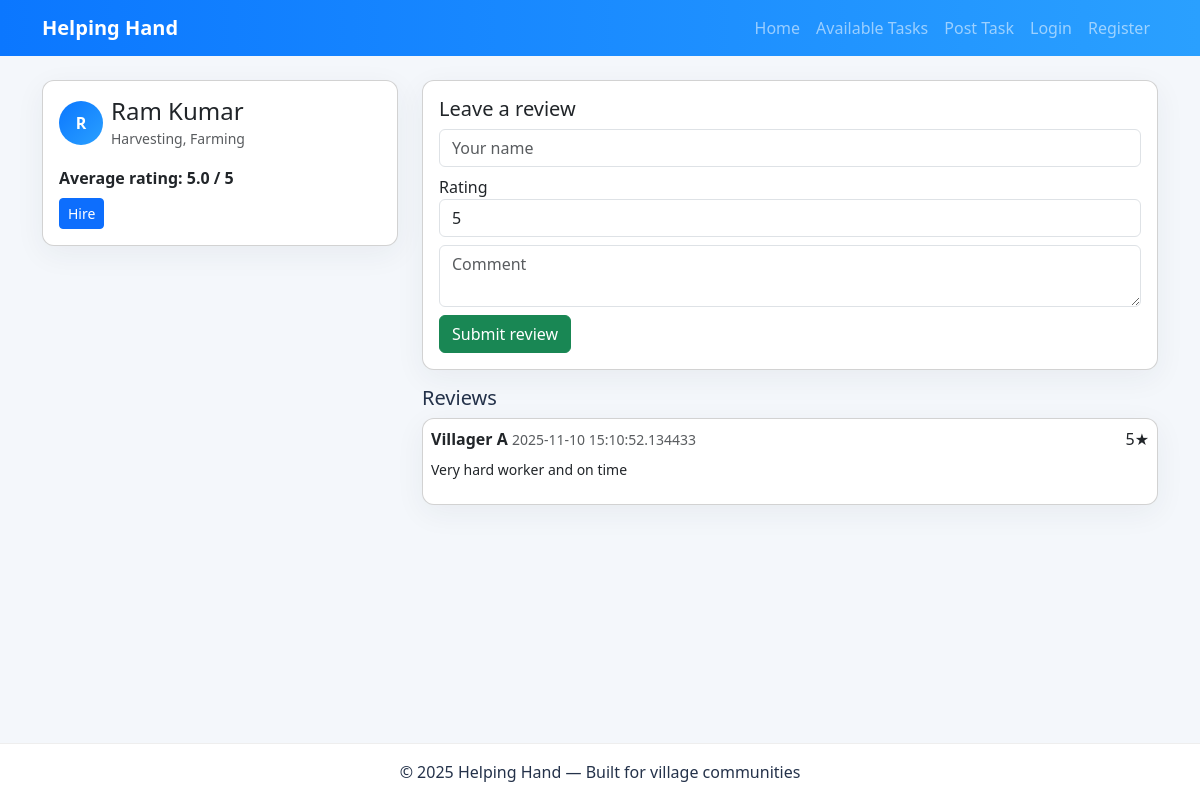
The app's page /profile/1 with its own data.
### tables this page shows
CREATE TABLE users (
    id INTEGER PRIMARY KEY AUTOINCREMENT,
    name TEXT NOT NULL,
    email TEXT UNIQUE NOT NULL,
    password TEXT NOT NULL,
    skills TEXT,
    role TEXT DEFAULT 'worker',
    rating REAL DEFAULT 5,
    created_at TEXT
);

CREATE TABLE reviews (
    id INTEGER PRIMARY KEY AUTOINCREMENT,
    user_id INTEGER,
    reviewer_name TEXT,
    rating INTEGER,
    comment TEXT,
    created_at TEXT,
    FOREIGN KEY (user_id) REFERENCES users(id) ON DELETE CASCADE
);

### app.py (the view)
@app.route('/profile/<int:user_id>')
def profile(user_id):
    user = query_db('SELECT * FROM users WHERE id = ?', (user_id,), one=True)
    reviews = query_db('SELECT * FROM reviews WHERE user_id = ? ORDER BY created_at DESC', (user_id,))
    avg = query_db('SELECT AVG(rating) as avg FROM reviews WHERE user_id = ?', (user_id,), one=True)['avg'] or 0
    return render_template('profile.html', user=user, reviews=reviews, avg=round(avg,1))

### app.py (called while the page is built)
def get_db():
    db = getattr(g, '_database', None)
    if db is None:
        db = g._database = sqlite3.connect(DATABASE)
        db.row_factory = sqlite3.Row
    return db

@app.teardown_appcontext
def close_connection(exception):
    db = getattr(g, '_database', None)
    if db is not None:
        db.close()

def query_db(query, args=(), one=False):
    cur = get_db().execute(query, args)
    rv = cur.fetchall()
    cur.close()
    return (rv[0] if rv else None) if one else rv

### templates/profile.html
{% extends "base.html" %}
{% block content %}
<div class="row">
  <div class="col-md-4">
    <div class="card p-3">
      <div class="d-flex align-items-center">
        <div class="avatar me-2">{{ user['name'][0]|upper }}</div>
        <div>
          <h4 class="mb-0">{{ user['name'] }}</h4>
          <small class="text-muted">{{ user['skills'] }}</small>
        </div>
      </div>
      <div class="mt-3">
        <div class="fw-bold">Average rating: {{ avg }} / 5</div>
        <a class="btn btn-sm btn-primary mt-2" href="{{ url_for('hire', task_id=1) }}">Hire</a>
      </div>
    </div>
  </div>
  <div class="col-md-8">
    <div class="card p-3 mb-3">
      <h5>Leave a review</h5>
      <form method="post" action="{{ url_for('review', user_id=user['id']) }}">
        <div class="mb-2"><input class="form-control" name="name" placeholder="Your name"></div>
        <div class="mb-2">
          <label>Rating</label>
          <select class="form-control" name="rating">
            <option>5</option><option>4</option><option>3</option><option>2</option><option>1</option>
          </select>
        </div>
        <div class="mb-2"><textarea class="form-control" name="comment" placeholder="Comment"></textarea></div>
        <button class="btn btn-success">Submit review</button>
      </form>
    </div>
    <div>
      <h5>Reviews</h5>
      {% for r in reviews %}
        <div class="card mb-2 p-2">
          <div class="d-flex justify-content-between"><div><strong>{{ r['reviewer_name'] }}</strong> <small class="text-muted">{{ r['created_at'] }}</small></div><div>{{ r['rating'] }}★</div></div>
          <p class="small mt-2">{{ r['comment'] }}</p>
        </div>
      {% else %}
        <div class="p-2 text-muted">No reviews yet</div>
      {% endfor %}
    </div>
  </div>
</div>
{% endblock %}

### static/styles.css (style rules this page uses)
:root { --primary:#0b77ff;--primary-dark:#0759cc;--muted:#6c757d;--radius:12px; }
body { background:#f4f7fb;font-family:system-ui,Segoe UI,Roboto,Arial;color:#24324a;margin-bottom:60px; }
.card { border-radius:var(--radius);box-shadow:0 8px 30px rgba(36,50,74,0.06); }
.avatar { width:44px;height:44px;border-radius:50%;background:linear-gradient(135deg,#0b77ff,#2aa0ff);color:white;display:flex;align-items:center;justify-content:center;font-weight:700; }

### records on screen
users: name "R", name "Ram Kumar", skills "Harvesting, Farming"
reviews: reviewer_name "Villager A", created_at "2025-11-10 15:10:52.134433", rating "5", comment "Very hard worker and on time"

### other values on screen
{{ avg }} "5.0"
{{ 2025 }} "2025"
